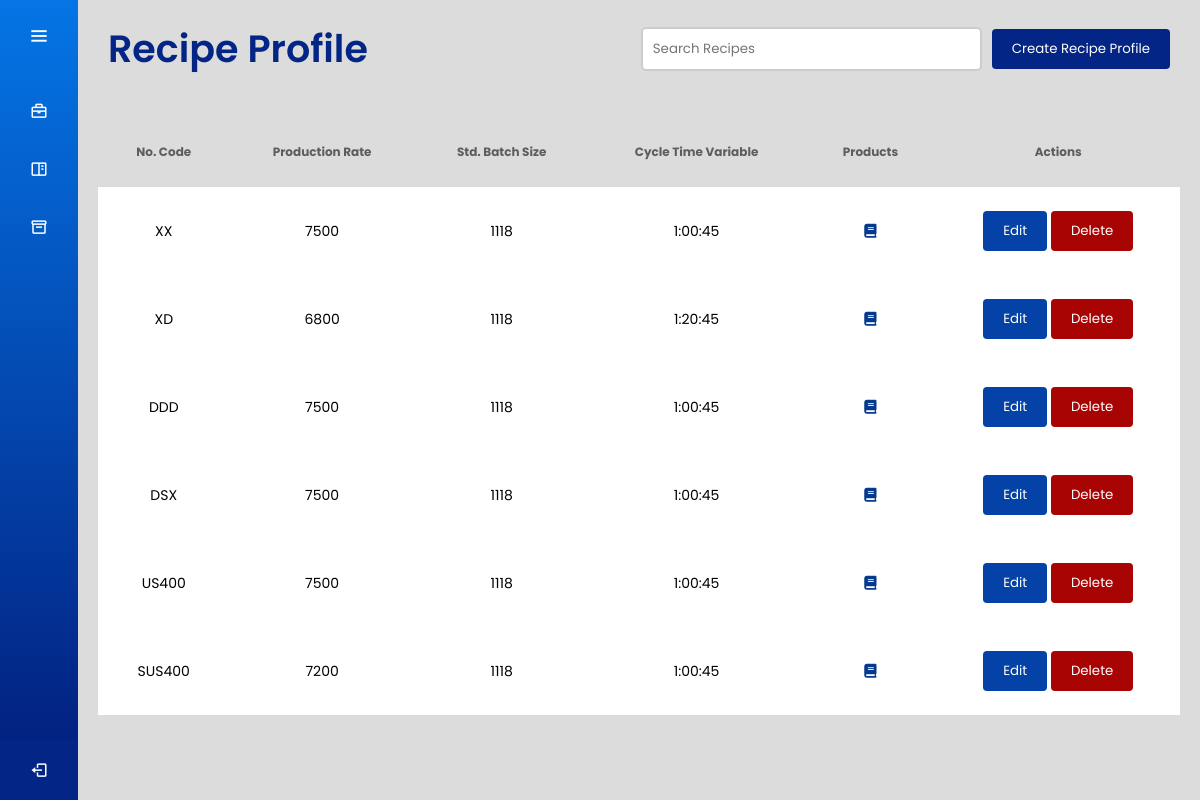
The page /recipe_dashboard/ (signed in) on the database as committed earlier.
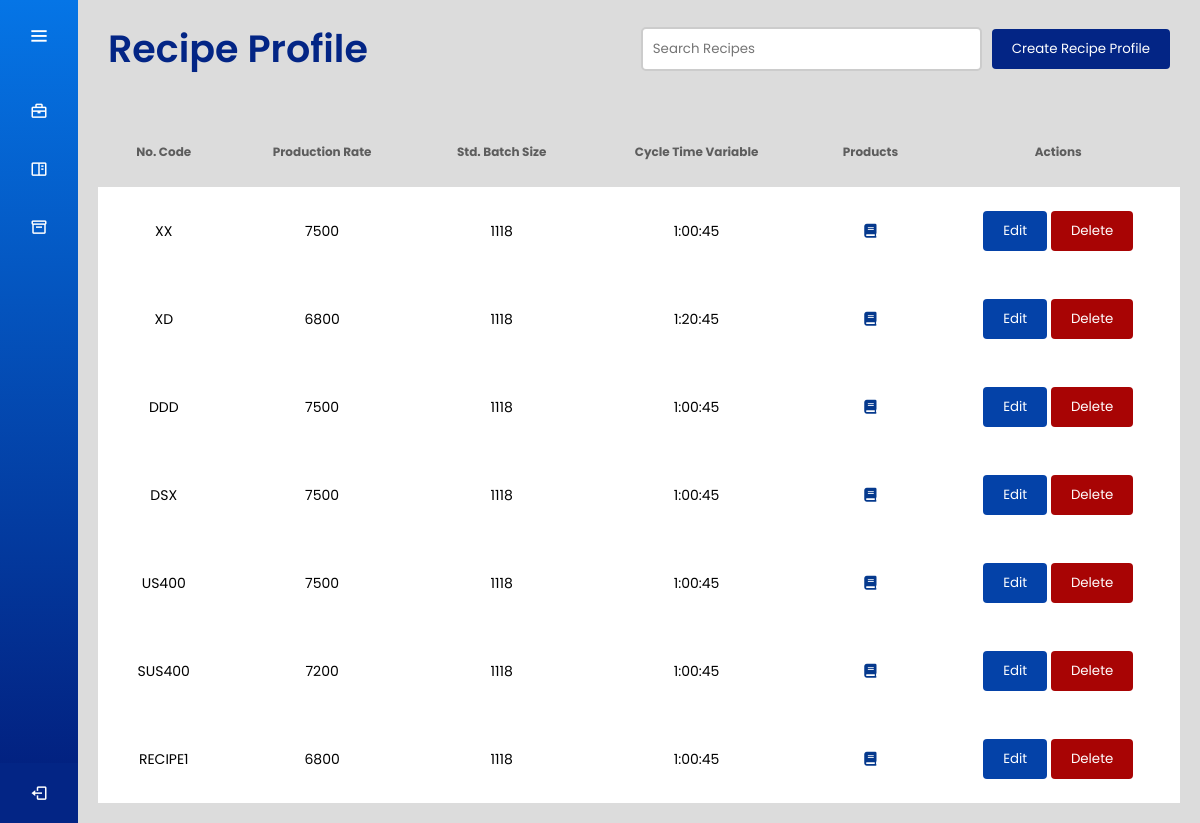
The same page on the database as committed later.
### recipes/models.py (models this page shows, shortened)
class Recipe(models.Model):
    recipeName = models.CharField(max_length=50, unique=True)
    productionRate = models.PositiveIntegerField()
    stdBatchSize = models.PositiveIntegerField()
    cycleTimeVariable = models.DurationField()

### recipes/views.py (the view)
# urls.py: path('recipe_dashboard/', views.recipe_dashboard, name='recipe_dashboard'),
@login_required
def recipe_dashboard(request):
    recipes = Recipe.objects.all()
    user_role = None
    try:
        user_role = UserRole.objects.get(user=request.user).role
    except UserRole.DoesNotExist:
        pass
    if user_role != 'production' and user_role != 'manager':
        raise Http404("Page not found.")
    context = {
        'recipes': recipes,
        'user_role': user_role,
    }
    return render(request, 'recipe_dashboard.html', context)

### users/context_processors.py (called while the page is built)
def user_role_context(request):
    user = request.user
    if user.is_authenticated:
        try:
            user_role = UserRole.objects.get(user=user).get_role_display()
        except UserRole.DoesNotExist:
            user_role = None
    else:
        user_role = None
    return {
        'username': user.username if user.is_authenticated else 'Guest',
        'user_role': user_role
    }

### recipes/templates/recipe_dashboard.html (shortened to what this page needs)
<!DOCTYPE html>
<html lang="en" dir="ltr">
  <head>
    {% load static %}
    <link rel="stylesheet" href="{% static 'css/dash_style.css' %}">
    <link rel="stylesheet" href="{% static 'css/table_style.css' %}">
    <link rel="stylesheet" href="{% static 'css/create.css' %}">
    <link href='https://unpkg.com/boxicons@2.0.7/css/boxicons.min.css' rel='stylesheet'>
    <link rel="stylesheet" href="https://cdnjs.cloudflare.com/ajax/libs/overlayscrollbars/1.13.1/css/OverlayScrollbars.min.css">
   </head>
<body>
  {% include 'sidebar.html' %}
  <section class="home-section">
    {% include 'recipe_header.html' %}
    <div class="main-content">
      {% include 'recipe_table.html' %}
    </div>
  </section>
</body>
</html>

### recipes/templates/recipe_table.html (shortened to what this page needs)
<!DOCTYPE html>
<html lang="en" dir="ltr">
<head>
    <link href="https://cdnjs.cloudflare.com/ajax/libs/font-awesome/6.0.0-beta3/css/all.min.css" rel="stylesheet">
    {% load static %}
</head>
<body>
    <table id="dashboard-table">
        <thead>
            <tr>
                <th>No. Code</th>
                <th>Production Rate</th>
                <th>Std. Batch Size</th>
                <th>Cycle Time Variable</th>
                <th>Products</th>
                {% if user_role != "manager" %}
                    <th>Actions</th>
                {% endif %}
            </tr>
        </thead>
        <tbody>
            {% if recipes %}
                {% for recipe in recipes %}
                    <tr>
                        <td>{{ recipe.recipeName }}</td>
                        <td>{{ recipe.productionRate }}</td>
                        <td>{{ recipe.stdBatchSize }}</td>
                        <td>{{ recipe.cycleTimeVariable }}</td>
                        <td><i class="fa-solid fa-book" style="color: rgba(5, 57, 141);" data-recipe-name="{{ recipe.recipeName }}" data-recipe-id="{{ recipe.id }}"></i></td>
                        {% if user_role != "manager" %}
                            <td>
                                <button class="edit-btn"
                                    data-recipe-id="{{ recipe.id }}"
                                    data-recipe-name="{{ recipe.recipeName }}"
                                    data-production-rate="{{ recipe.productionRate }}"
                                    data-std-batch-size="{{ recipe.stdBatchSize }}"
                                    data-cycle-time-variable="{{ recipe.cycleTimeVariable }}">Edit</button>
                                <button class="delete-btn" data-recipe-id="{{ recipe.id }}">Delete</button>
                            </td>
                        {% endif %}
                    </tr>
                {% endfor %}
            {% else %}
                <tr>
                    <td colspan="{% if user_role != 'manager' %}5{% else %}4{% endif %}">No recipes found.</td>
                </tr>
            {% endif %}
        </tbody>
    </table>
</body>
</html>

Rows that differ between the two databases and show on the page:
added Recipe: recipeName "RECIPE1", productionRate "6800", stdBatchSize "1118", cycleTimeVariable "1:00:45"
